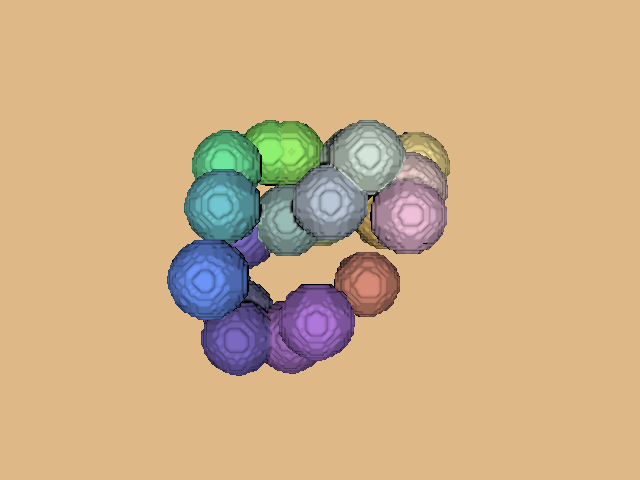

Reproduce this figure in Python.
#!/usr/bin/env python

# Generate labeled blob volumes and extract discrete isosurfaces
# using vtkDiscreteFlyingEdges3D, colored by region.

# Factory overrides: importing these modules registers the OpenGL rendering
# and interaction style implementations for vtkRenderingCore factory classes.
import vtkmodules.vtkInteractionStyle  # noqa: F401
import vtkmodules.vtkRenderingOpenGL2  # noqa: F401
# VTK pipeline classes used in this example
from vtkmodules.vtkCommonCore import vtkLookupTable
from vtkmodules.vtkCommonDataModel import (
    vtkImageData,
    vtkSphere,
)
from vtkmodules.vtkFiltersGeneral import vtkDiscreteFlyingEdges3D
from vtkmodules.vtkImagingCore import vtkImageThreshold
from vtkmodules.vtkImagingHybrid import vtkSampleFunction
from vtkmodules.vtkImagingMath import vtkImageMathematics
from vtkmodules.vtkRenderingCore import (
    vtkActor,
    vtkPolyDataMapper,
    vtkRenderWindow,
    vtkRenderWindowInteractor,
    vtkRenderer,
)

# Colors (normalized RGB)
burlywood_background_rgb = (0.871, 0.722, 0.529)


# Datasets: sphere centers for 20 labeled blobs
n_labels = 20
radius = 8
sample_dims = (100, 100, 100)
model_bounds = (-50, 50, -50, 50, -50, 50)
threshold_value = radius * radius
centers = [
    (11, 21, 11), (-10, 4, 1), (14, 22, 16), (31, 22, -12),
    (-26, -26, -6), (-31, -13, 31), (-29, 8, 13), (-17, 28, -30),
    (-9, -32, 2), (16, -17, -26), (27, 13, 11), (-1, -26, 17),
    (3, 9, 15), (0, 7, -15), (23, 6, -32), (-10, 28, -31),
    (26, 5, 17), (-30, 22, -9), (-25, -32, 6), (-25, 0, -4),
]

# Source: build a labeled volume by compositing thresholded sphere samples
blob_image = vtkImageData()

sphere_0 = vtkSphere()
sphere_0.SetRadius(radius)
sphere_0.SetCenter(centers[0])
sampler_0 = vtkSampleFunction()
sampler_0.SetImplicitFunction(sphere_0)
sampler_0.SetOutputScalarTypeToFloat()
sampler_0.SetSampleDimensions(*sample_dims)
sampler_0.SetModelBounds(*model_bounds)
thres_0 = vtkImageThreshold()
thres_0.SetInputConnection(sampler_0.GetOutputPort())
thres_0.ThresholdByLower(threshold_value)
thres_0.ReplaceInOn()
thres_0.ReplaceOutOn()
thres_0.SetInValue(1)
thres_0.SetOutValue(0)
thres_0.Update()
blob_image.DeepCopy(thres_0.GetOutput())
max_0 = vtkImageMathematics()
max_0.SetInputData(0, blob_image)
max_0.SetInputData(1, thres_0.GetOutput())
max_0.SetOperationToMax()
max_0.Modified()
max_0.Update()
blob_image.DeepCopy(max_0.GetOutput())

sphere_1 = vtkSphere()
sphere_1.SetRadius(radius)
sphere_1.SetCenter(centers[1])
sampler_1 = vtkSampleFunction()
sampler_1.SetImplicitFunction(sphere_1)
sampler_1.SetOutputScalarTypeToFloat()
sampler_1.SetSampleDimensions(*sample_dims)
sampler_1.SetModelBounds(*model_bounds)
thres_1 = vtkImageThreshold()
thres_1.SetInputConnection(sampler_1.GetOutputPort())
thres_1.ThresholdByLower(threshold_value)
thres_1.ReplaceInOn()
thres_1.ReplaceOutOn()
thres_1.SetInValue(2)
thres_1.SetOutValue(0)
thres_1.Update()
max_1 = vtkImageMathematics()
max_1.SetInputData(0, blob_image)
max_1.SetInputData(1, thres_1.GetOutput())
max_1.SetOperationToMax()
max_1.Modified()
max_1.Update()
blob_image.DeepCopy(max_1.GetOutput())

sphere_2 = vtkSphere()
sphere_2.SetRadius(radius)
sphere_2.SetCenter(centers[2])
sampler_2 = vtkSampleFunction()
sampler_2.SetImplicitFunction(sphere_2)
sampler_2.SetOutputScalarTypeToFloat()
sampler_2.SetSampleDimensions(*sample_dims)
sampler_2.SetModelBounds(*model_bounds)
thres_2 = vtkImageThreshold()
thres_2.SetInputConnection(sampler_2.GetOutputPort())
thres_2.ThresholdByLower(threshold_value)
thres_2.ReplaceInOn()
thres_2.ReplaceOutOn()
thres_2.SetInValue(3)
thres_2.SetOutValue(0)
thres_2.Update()
max_2 = vtkImageMathematics()
max_2.SetInputData(0, blob_image)
max_2.SetInputData(1, thres_2.GetOutput())
max_2.SetOperationToMax()
max_2.Modified()
max_2.Update()
blob_image.DeepCopy(max_2.GetOutput())

sphere_3 = vtkSphere()
sphere_3.SetRadius(radius)
sphere_3.SetCenter(centers[3])
sampler_3 = vtkSampleFunction()
sampler_3.SetImplicitFunction(sphere_3)
sampler_3.SetOutputScalarTypeToFloat()
sampler_3.SetSampleDimensions(*sample_dims)
sampler_3.SetModelBounds(*model_bounds)
thres_3 = vtkImageThreshold()
thres_3.SetInputConnection(sampler_3.GetOutputPort())
thres_3.ThresholdByLower(threshold_value)
thres_3.ReplaceInOn()
thres_3.ReplaceOutOn()
thres_3.SetInValue(4)
thres_3.SetOutValue(0)
thres_3.Update()
max_3 = vtkImageMathematics()
max_3.SetInputData(0, blob_image)
max_3.SetInputData(1, thres_3.GetOutput())
max_3.SetOperationToMax()
max_3.Modified()
max_3.Update()
blob_image.DeepCopy(max_3.GetOutput())

sphere_4 = vtkSphere()
sphere_4.SetRadius(radius)
sphere_4.SetCenter(centers[4])
sampler_4 = vtkSampleFunction()
sampler_4.SetImplicitFunction(sphere_4)
sampler_4.SetOutputScalarTypeToFloat()
sampler_4.SetSampleDimensions(*sample_dims)
sampler_4.SetModelBounds(*model_bounds)
thres_4 = vtkImageThreshold()
thres_4.SetInputConnection(sampler_4.GetOutputPort())
thres_4.ThresholdByLower(threshold_value)
thres_4.ReplaceInOn()
thres_4.ReplaceOutOn()
thres_4.SetInValue(5)
thres_4.SetOutValue(0)
thres_4.Update()
max_4 = vtkImageMathematics()
max_4.SetInputData(0, blob_image)
max_4.SetInputData(1, thres_4.GetOutput())
max_4.SetOperationToMax()
max_4.Modified()
max_4.Update()
blob_image.DeepCopy(max_4.GetOutput())

sphere_5 = vtkSphere()
sphere_5.SetRadius(radius)
sphere_5.SetCenter(centers[5])
sampler_5 = vtkSampleFunction()
sampler_5.SetImplicitFunction(sphere_5)
sampler_5.SetOutputScalarTypeToFloat()
sampler_5.SetSampleDimensions(*sample_dims)
sampler_5.SetModelBounds(*model_bounds)
thres_5 = vtkImageThreshold()
thres_5.SetInputConnection(sampler_5.GetOutputPort())
thres_5.ThresholdByLower(threshold_value)
thres_5.ReplaceInOn()
thres_5.ReplaceOutOn()
thres_5.SetInValue(6)
thres_5.SetOutValue(0)
thres_5.Update()
max_5 = vtkImageMathematics()
max_5.SetInputData(0, blob_image)
max_5.SetInputData(1, thres_5.GetOutput())
max_5.SetOperationToMax()
max_5.Modified()
max_5.Update()
blob_image.DeepCopy(max_5.GetOutput())

sphere_6 = vtkSphere()
sphere_6.SetRadius(radius)
sphere_6.SetCenter(centers[6])
sampler_6 = vtkSampleFunction()
sampler_6.SetImplicitFunction(sphere_6)
sampler_6.SetOutputScalarTypeToFloat()
sampler_6.SetSampleDimensions(*sample_dims)
sampler_6.SetModelBounds(*model_bounds)
thres_6 = vtkImageThreshold()
thres_6.SetInputConnection(sampler_6.GetOutputPort())
thres_6.ThresholdByLower(threshold_value)
thres_6.ReplaceInOn()
thres_6.ReplaceOutOn()
thres_6.SetInValue(7)
thres_6.SetOutValue(0)
thres_6.Update()
max_6 = vtkImageMathematics()
max_6.SetInputData(0, blob_image)
max_6.SetInputData(1, thres_6.GetOutput())
max_6.SetOperationToMax()
max_6.Modified()
max_6.Update()
blob_image.DeepCopy(max_6.GetOutput())

sphere_7 = vtkSphere()
sphere_7.SetRadius(radius)
sphere_7.SetCenter(centers[7])
sampler_7 = vtkSampleFunction()
sampler_7.SetImplicitFunction(sphere_7)
sampler_7.SetOutputScalarTypeToFloat()
sampler_7.SetSampleDimensions(*sample_dims)
sampler_7.SetModelBounds(*model_bounds)
thres_7 = vtkImageThreshold()
thres_7.SetInputConnection(sampler_7.GetOutputPort())
thres_7.ThresholdByLower(threshold_value)
thres_7.ReplaceInOn()
thres_7.ReplaceOutOn()
thres_7.SetInValue(8)
thres_7.SetOutValue(0)
thres_7.Update()
max_7 = vtkImageMathematics()
max_7.SetInputData(0, blob_image)
max_7.SetInputData(1, thres_7.GetOutput())
max_7.SetOperationToMax()
max_7.Modified()
max_7.Update()
blob_image.DeepCopy(max_7.GetOutput())

sphere_8 = vtkSphere()
sphere_8.SetRadius(radius)
sphere_8.SetCenter(centers[8])
sampler_8 = vtkSampleFunction()
sampler_8.SetImplicitFunction(sphere_8)
sampler_8.SetOutputScalarTypeToFloat()
sampler_8.SetSampleDimensions(*sample_dims)
sampler_8.SetModelBounds(*model_bounds)
thres_8 = vtkImageThreshold()
thres_8.SetInputConnection(sampler_8.GetOutputPort())
thres_8.ThresholdByLower(threshold_value)
thres_8.ReplaceInOn()
thres_8.ReplaceOutOn()
thres_8.SetInValue(9)
thres_8.SetOutValue(0)
thres_8.Update()
max_8 = vtkImageMathematics()
max_8.SetInputData(0, blob_image)
max_8.SetInputData(1, thres_8.GetOutput())
max_8.SetOperationToMax()
max_8.Modified()
max_8.Update()
blob_image.DeepCopy(max_8.GetOutput())

sphere_9 = vtkSphere()
sphere_9.SetRadius(radius)
sphere_9.SetCenter(centers[9])
sampler_9 = vtkSampleFunction()
sampler_9.SetImplicitFunction(sphere_9)
sampler_9.SetOutputScalarTypeToFloat()
sampler_9.SetSampleDimensions(*sample_dims)
sampler_9.SetModelBounds(*model_bounds)
thres_9 = vtkImageThreshold()
thres_9.SetInputConnection(sampler_9.GetOutputPort())
thres_9.ThresholdByLower(threshold_value)
thres_9.ReplaceInOn()
thres_9.ReplaceOutOn()
thres_9.SetInValue(10)
thres_9.SetOutValue(0)
thres_9.Update()
max_9 = vtkImageMathematics()
max_9.SetInputData(0, blob_image)
max_9.SetInputData(1, thres_9.GetOutput())
max_9.SetOperationToMax()
max_9.Modified()
max_9.Update()
blob_image.DeepCopy(max_9.GetOutput())

sphere_10 = vtkSphere()
sphere_10.SetRadius(radius)
sphere_10.SetCenter(centers[10])
sampler_10 = vtkSampleFunction()
sampler_10.SetImplicitFunction(sphere_10)
sampler_10.SetOutputScalarTypeToFloat()
sampler_10.SetSampleDimensions(*sample_dims)
sampler_10.SetModelBounds(*model_bounds)
thres_10 = vtkImageThreshold()
thres_10.SetInputConnection(sampler_10.GetOutputPort())
thres_10.ThresholdByLower(threshold_value)
thres_10.ReplaceInOn()
thres_10.ReplaceOutOn()
thres_10.SetInValue(11)
thres_10.SetOutValue(0)
thres_10.Update()
max_10 = vtkImageMathematics()
max_10.SetInputData(0, blob_image)
max_10.SetInputData(1, thres_10.GetOutput())
max_10.SetOperationToMax()
max_10.Modified()
max_10.Update()
blob_image.DeepCopy(max_10.GetOutput())

sphere_11 = vtkSphere()
sphere_11.SetRadius(radius)
sphere_11.SetCenter(centers[11])
sampler_11 = vtkSampleFunction()
sampler_11.SetImplicitFunction(sphere_11)
sampler_11.SetOutputScalarTypeToFloat()
sampler_11.SetSampleDimensions(*sample_dims)
sampler_11.SetModelBounds(*model_bounds)
thres_11 = vtkImageThreshold()
thres_11.SetInputConnection(sampler_11.GetOutputPort())
thres_11.ThresholdByLower(threshold_value)
thres_11.ReplaceInOn()
thres_11.ReplaceOutOn()
thres_11.SetInValue(12)
thres_11.SetOutValue(0)
thres_11.Update()
max_11 = vtkImageMathematics()
max_11.SetInputData(0, blob_image)
max_11.SetInputData(1, thres_11.GetOutput())
max_11.SetOperationToMax()
max_11.Modified()
max_11.Update()
blob_image.DeepCopy(max_11.GetOutput())

sphere_12 = vtkSphere()
sphere_12.SetRadius(radius)
sphere_12.SetCenter(centers[12])
sampler_12 = vtkSampleFunction()
sampler_12.SetImplicitFunction(sphere_12)
sampler_12.SetOutputScalarTypeToFloat()
sampler_12.SetSampleDimensions(*sample_dims)
sampler_12.SetModelBounds(*model_bounds)
thres_12 = vtkImageThreshold()
thres_12.SetInputConnection(sampler_12.GetOutputPort())
thres_12.ThresholdByLower(threshold_value)
thres_12.ReplaceInOn()
thres_12.ReplaceOutOn()
thres_12.SetInValue(13)
thres_12.SetOutValue(0)
thres_12.Update()
max_12 = vtkImageMathematics()
max_12.SetInputData(0, blob_image)
max_12.SetInputData(1, thres_12.GetOutput())
max_12.SetOperationToMax()
max_12.Modified()
max_12.Update()
blob_image.DeepCopy(max_12.GetOutput())

sphere_13 = vtkSphere()
sphere_13.SetRadius(radius)
sphere_13.SetCenter(centers[13])
sampler_13 = vtkSampleFunction()
sampler_13.SetImplicitFunction(sphere_13)
sampler_13.SetOutputScalarTypeToFloat()
sampler_13.SetSampleDimensions(*sample_dims)
sampler_13.SetModelBounds(*model_bounds)
thres_13 = vtkImageThreshold()
thres_13.SetInputConnection(sampler_13.GetOutputPort())
thres_13.ThresholdByLower(threshold_value)
thres_13.ReplaceInOn()
thres_13.ReplaceOutOn()
thres_13.SetInValue(14)
thres_13.SetOutValue(0)
thres_13.Update()
max_13 = vtkImageMathematics()
max_13.SetInputData(0, blob_image)
max_13.SetInputData(1, thres_13.GetOutput())
max_13.SetOperationToMax()
max_13.Modified()
max_13.Update()
blob_image.DeepCopy(max_13.GetOutput())

sphere_14 = vtkSphere()
sphere_14.SetRadius(radius)
sphere_14.SetCenter(centers[14])
sampler_14 = vtkSampleFunction()
sampler_14.SetImplicitFunction(sphere_14)
sampler_14.SetOutputScalarTypeToFloat()
sampler_14.SetSampleDimensions(*sample_dims)
sampler_14.SetModelBounds(*model_bounds)
thres_14 = vtkImageThreshold()
thres_14.SetInputConnection(sampler_14.GetOutputPort())
thres_14.ThresholdByLower(threshold_value)
thres_14.ReplaceInOn()
thres_14.ReplaceOutOn()
thres_14.SetInValue(15)
thres_14.SetOutValue(0)
thres_14.Update()
max_14 = vtkImageMathematics()
max_14.SetInputData(0, blob_image)
max_14.SetInputData(1, thres_14.GetOutput())
max_14.SetOperationToMax()
max_14.Modified()
max_14.Update()
blob_image.DeepCopy(max_14.GetOutput())

sphere_15 = vtkSphere()
sphere_15.SetRadius(radius)
sphere_15.SetCenter(centers[15])
sampler_15 = vtkSampleFunction()
sampler_15.SetImplicitFunction(sphere_15)
sampler_15.SetOutputScalarTypeToFloat()
sampler_15.SetSampleDimensions(*sample_dims)
sampler_15.SetModelBounds(*model_bounds)
thres_15 = vtkImageThreshold()
thres_15.SetInputConnection(sampler_15.GetOutputPort())
thres_15.ThresholdByLower(threshold_value)
thres_15.ReplaceInOn()
thres_15.ReplaceOutOn()
thres_15.SetInValue(16)
thres_15.SetOutValue(0)
thres_15.Update()
max_15 = vtkImageMathematics()
max_15.SetInputData(0, blob_image)
max_15.SetInputData(1, thres_15.GetOutput())
max_15.SetOperationToMax()
max_15.Modified()
max_15.Update()
blob_image.DeepCopy(max_15.GetOutput())

sphere_16 = vtkSphere()
sphere_16.SetRadius(radius)
sphere_16.SetCenter(centers[16])
sampler_16 = vtkSampleFunction()
sampler_16.SetImplicitFunction(sphere_16)
sampler_16.SetOutputScalarTypeToFloat()
sampler_16.SetSampleDimensions(*sample_dims)
sampler_16.SetModelBounds(*model_bounds)
thres_16 = vtkImageThreshold()
thres_16.SetInputConnection(sampler_16.GetOutputPort())
thres_16.ThresholdByLower(threshold_value)
thres_16.ReplaceInOn()
thres_16.ReplaceOutOn()
thres_16.SetInValue(17)
thres_16.SetOutValue(0)
thres_16.Update()
max_16 = vtkImageMathematics()
max_16.SetInputData(0, blob_image)
max_16.SetInputData(1, thres_16.GetOutput())
max_16.SetOperationToMax()
max_16.Modified()
max_16.Update()
blob_image.DeepCopy(max_16.GetOutput())

sphere_17 = vtkSphere()
sphere_17.SetRadius(radius)
sphere_17.SetCenter(centers[17])
sampler_17 = vtkSampleFunction()
sampler_17.SetImplicitFunction(sphere_17)
sampler_17.SetOutputScalarTypeToFloat()
sampler_17.SetSampleDimensions(*sample_dims)
sampler_17.SetModelBounds(*model_bounds)
thres_17 = vtkImageThreshold()
thres_17.SetInputConnection(sampler_17.GetOutputPort())
thres_17.ThresholdByLower(threshold_value)
thres_17.ReplaceInOn()
thres_17.ReplaceOutOn()
thres_17.SetInValue(18)
thres_17.SetOutValue(0)
thres_17.Update()
max_17 = vtkImageMathematics()
max_17.SetInputData(0, blob_image)
max_17.SetInputData(1, thres_17.GetOutput())
max_17.SetOperationToMax()
max_17.Modified()
max_17.Update()
blob_image.DeepCopy(max_17.GetOutput())

sphere_18 = vtkSphere()
sphere_18.SetRadius(radius)
sphere_18.SetCenter(centers[18])
sampler_18 = vtkSampleFunction()
sampler_18.SetImplicitFunction(sphere_18)
sampler_18.SetOutputScalarTypeToFloat()
sampler_18.SetSampleDimensions(*sample_dims)
sampler_18.SetModelBounds(*model_bounds)
thres_18 = vtkImageThreshold()
thres_18.SetInputConnection(sampler_18.GetOutputPort())
thres_18.ThresholdByLower(threshold_value)
thres_18.ReplaceInOn()
thres_18.ReplaceOutOn()
thres_18.SetInValue(19)
thres_18.SetOutValue(0)
thres_18.Update()
max_18 = vtkImageMathematics()
max_18.SetInputData(0, blob_image)
max_18.SetInputData(1, thres_18.GetOutput())
max_18.SetOperationToMax()
max_18.Modified()
max_18.Update()
blob_image.DeepCopy(max_18.GetOutput())

sphere_19 = vtkSphere()
sphere_19.SetRadius(radius)
sphere_19.SetCenter(centers[19])
sampler_19 = vtkSampleFunction()
sampler_19.SetImplicitFunction(sphere_19)
sampler_19.SetOutputScalarTypeToFloat()
sampler_19.SetSampleDimensions(*sample_dims)
sampler_19.SetModelBounds(*model_bounds)
thres_19 = vtkImageThreshold()
thres_19.SetInputConnection(sampler_19.GetOutputPort())
thres_19.ThresholdByLower(threshold_value)
thres_19.ReplaceInOn()
thres_19.ReplaceOutOn()
thres_19.SetInValue(20)
thres_19.SetOutValue(0)
thres_19.Update()
max_19 = vtkImageMathematics()
max_19.SetInputData(0, blob_image)
max_19.SetInputData(1, thres_19.GetOutput())
max_19.SetOperationToMax()
max_19.Modified()
max_19.Update()
blob_image.DeepCopy(max_19.GetOutput())

# Filter: extract discrete isosurfaces
discrete = vtkDiscreteFlyingEdges3D()
discrete.SetInputData(blob_image)
discrete.GenerateValues(n_labels, 1, n_labels)

# Lookup table: per-label colors
lut = vtkLookupTable()
lut.SetNumberOfColors(n_labels)
lut.SetTableRange(0, n_labels - 1)
lut.SetScaleToLinear()
lut.Build()
lut.SetTableValue(0, 0.000, 0.000, 0.000, 1.0)
lut.SetTableValue(1, 0.805, 0.889, 0.798, 1.0)
lut.SetTableValue(2, 0.605, 0.738, 0.714, 1.0)
lut.SetTableValue(3, 0.827, 0.897, 0.843, 1.0)
lut.SetTableValue(4, 0.976, 0.895, 0.589, 1.0)
lut.SetTableValue(5, 0.462, 0.466, 0.639, 1.0)
lut.SetTableValue(6, 0.423, 0.580, 0.974, 1.0)
lut.SetTableValue(7, 0.443, 0.775, 0.820, 1.0)
lut.SetTableValue(8, 0.546, 0.947, 0.433, 1.0)
lut.SetTableValue(9, 0.612, 0.414, 0.720, 1.0)
lut.SetTableValue(10, 0.843, 0.542, 0.464, 1.0)
lut.SetTableValue(11, 0.939, 0.816, 0.803, 1.0)
lut.SetTableValue(12, 0.685, 0.466, 0.855, 1.0)
lut.SetTableValue(13, 0.730, 0.779, 0.841, 1.0)
lut.SetTableValue(14, 0.708, 0.767, 0.560, 1.0)
lut.SetTableValue(15, 0.910, 0.754, 0.412, 1.0)
lut.SetTableValue(16, 0.610, 0.947, 0.425, 1.0)
lut.SetTableValue(17, 0.937, 0.747, 0.852, 1.0)
lut.SetTableValue(18, 0.432, 0.900, 0.615, 1.0)
lut.SetTableValue(19, 0.478, 0.409, 0.757, 1.0)

# Mapper: color by label
mapper = vtkPolyDataMapper()
mapper.SetInputConnection(discrete.GetOutputPort())
mapper.SetLookupTable(lut)
mapper.SetScalarRange(0, lut.GetNumberOfColors())

# Actor: the discrete isosurfaces
actor = vtkActor()
actor.SetMapper(mapper)

# Renderer: assemble the scene
renderer = vtkRenderer()
renderer.AddActor(actor)
renderer.SetBackground(burlywood_background_rgb)

# Window: display the rendered scene
render_window = vtkRenderWindow()
render_window.AddRenderer(renderer)
render_window.SetWindowName("discrete marching cubes")
render_window.SetMultiSamples(0)
render_window.SetSize(640, 480)

# Interactor: handle mouse and keyboard events
render_window_interactor = vtkRenderWindowInteractor()
render_window_interactor.SetRenderWindow(render_window)

# Launch the interactive visualization
render_window_interactor.Initialize()
render_window_interactor.Start()
